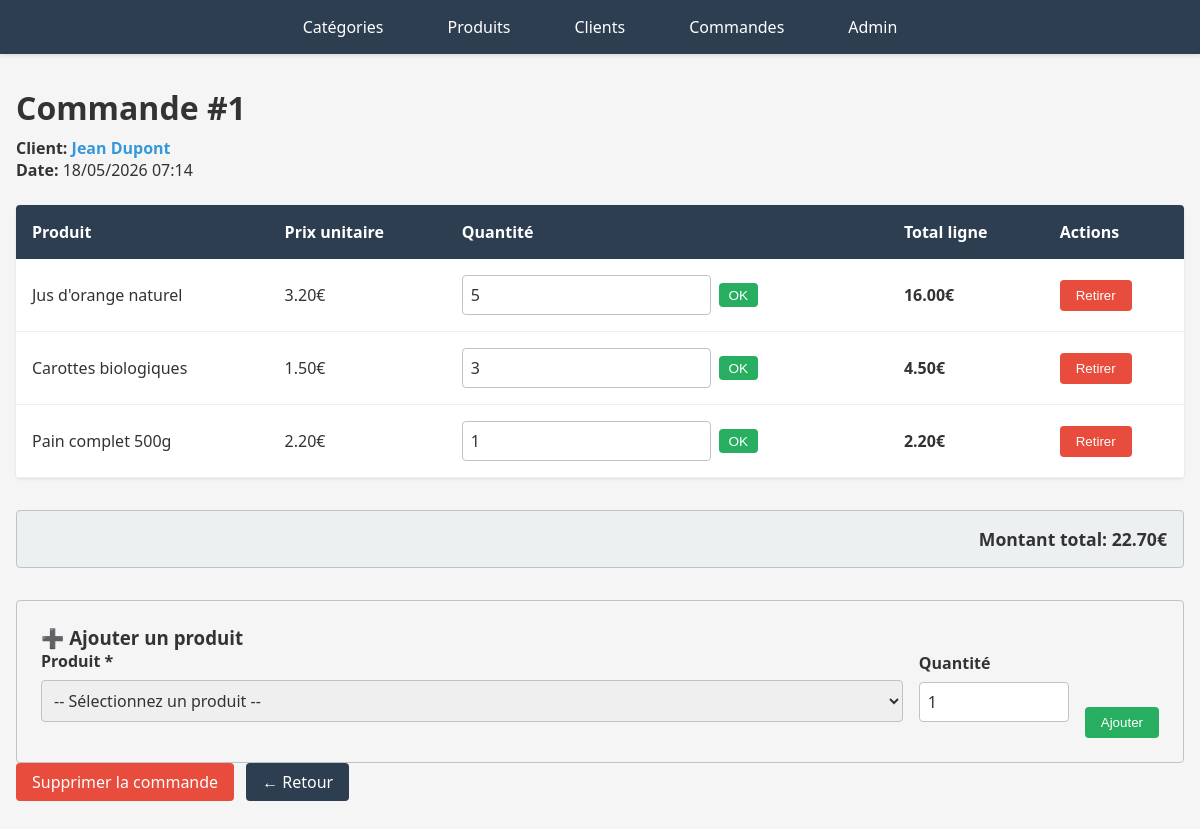
/drive/commandes/1/, run on the app's committed database.
### drive/models.py (models this page shows, shortened)
class Commande(models.Model):
    numero_commande = models.AutoField(primary_key=True)
    client = models.ForeignKey(Client, on_delete=models.CASCADE)
    date_commande = models.DateTimeField(auto_now_add=True)
    class Meta:
        db_table = 'commandes'

class Client(models.Model):
    numero_client = models.AutoField(primary_key=True)
    nom = models.CharField(max_length=100)
    prenom = models.CharField(max_length=100)
    date_inscription = models.DateField()
    adresse = models.TextField()
    class Meta:
        db_table = 'clients'

class LigneCommande(models.Model):
    commande = models.ForeignKey(Commande, on_delete=models.CASCADE)
    produit = models.ForeignKey(Produit, on_delete=models.CASCADE)
    quantite = models.IntegerField(validators=[MinValueValidator(1)])
    class Meta:
        db_table = 'lignes_commande'
    def get_total(self):
        return self.produit.prix * self.quantite

class Produit(models.Model):
    nom = models.CharField(max_length=150)
    date_peremption = models.DateField(blank=True, null=True)
    photo = models.CharField(max_length=255, blank=True)
    marque = models.CharField(max_length=100, blank=True)
    prix = models.DecimalField(max_digits=10, decimal_places=2, validators=[MinValueValidator(0)])
    categorie = models.ForeignKey(Categorie, on_delete=models.CASCADE)
    class Meta:
        db_table = 'produits'

### drive/views.py (the view)
# urls.py: path('commandes/<int:numero_commande>/', views.commande_detail, name='commande_detail'),
def commande_detail(request, numero_commande):
    commande = get_object_or_404(Commande, numero_commande=numero_commande)
    lignes = LigneCommande.objects.filter(commande=commande).select_related('produit')
    total = sum(ligne.get_total() for ligne in lignes)
    context = {
        'commande': commande,
        'lignes': lignes,
        'produits': Produit.objects.all(),
        'total': total
    }
    return render(request, 'drive/commande/detail.html', context)

### drive/templates/drive/commande/detail.html (shortened to what this page needs)
{% extends 'drive/base.html' %}
{% block content %}
<div class="header">
    <h1>Commande #{{ commande.numero_commande }}</h1>
    <p>
        <strong>Client:</strong>
        <a href="{% url 'client_detail' commande.client.numero_client %}" class="link">
            {{ commande.client.prenom }} {{ commande.client.nom }}
        </a>
    </p>
    <p><strong>Date:</strong> {{ commande.date_commande|date:"d/m/Y H:i" }}</p>
</div>
{% if lignes %}
<table class="table">
    <thead>
        <tr>
            <th>Produit</th>
            <th>Prix unitaire</th>
            <th>Quantité</th>
            <th>Total ligne</th>
            <th>Actions</th>
        </tr>
    </thead>
    <tbody>
        {% for ligne in lignes %}
        <tr>
            <td>{{ ligne.produit.nom }}</td>
            <td>{{ ligne.produit.prix|floatformat:2 }}€</td>
            <td>
                <form method="POST" action="{% url 'commande_update_produit' commande.numero_commande ligne.id %}" class="inline-form">
                    <input type="number" name="quantite" value="{{ ligne.quantite }}" min="1" class="inline-input">
                    <button type="submit" class="icon-btn">OK</button>
                </form>
            </td>
            <td><strong>{{ ligne.get_total|floatformat:2 }}€</strong></td>
            <td>
                <form method="POST" action="{% url 'commande_delete_produit' commande.numero_commande ligne.id %}">
                    <button type="submit" class="btn btn-danger">Retirer</button>
                </form>
            </td>
        </tr>
        {% endfor %}
    </tbody>
</table>
<div class="total-box"><strong>Montant total: {{ total|floatformat:2 }}€</strong></div>
{% else %}
<div class="empty"><p>Aucun produit dans cette commande.</p></div>
{% endif %}
<div class="panel">
    <h3>➕ Ajouter un produit</h3>
    <form method="POST" action="{% url 'commande_add_produit' commande.numero_commande %}" class="form-row">
        <div class="form-group" style="flex: 2;">
            <label for="produit_id">Produit *</label>
            <select id="produit_id" name="produit_id" required>
                <option value="">-- Sélectionnez un produit --</option>
            </select>
        </div>
        <div class="form-group form-group-small">
            <label for="quantite">Quantité</label>
            <input type="number" id="quantite" name="quantite" value="1" min="1" required>
        </div>
        <button type="submit" class="btn btn-success">Ajouter</button>
    </form>
</div>
<div class="header-actions">
    <a href="{% url 'commande_delete' commande.numero_commande %}" class="btn btn-danger">Supprimer la commande</a>
    <a href="{% url 'commande_list' %}" class="btn">← Retour</a>
</div>
{% endblock %}

### drive/static/drive/style.css (style rules this page uses)
:root { --releve-principale: #2c3e50; --releve-fond-titre-ue: #34495e; --releve-fond-titre-res: #3498db; --releve-fond-titre-sae: #9b59b6; --releve-secondaire: #3498db; --releve-surlignage: #ecf0f1; --accent: #27ae60; --accent-contenu: white; --contenu: #333; --fond-clair: white; --gris-estompe: #bdc3c7; --gris: #95a5a6; --fond: #f5f5f5; --secondaire-contenu: white; }
* { margin: 0; padding: 0; box-sizing: border-box; }
body { font-family: "Segoe UI", Tahoma, Geneva, Verdana, sans-serif; background-color: var(--fond); color: var(--contenu); }
.header { margin-bottom: 1.5rem; }
.header h1 { font-size: 2rem; margin-bottom: 0.5rem; }
.header-actions { display: flex; gap: 0.75rem; margin-bottom: 1.5rem; flex-wrap: wrap; }
.btn { display: inline-block; padding: 0.5rem 1rem; background-color: var(--releve-principale); color: white; text-decoration: none; border-radius: 4px; border: none; cursor: pointer; transition: all 0.2s ease; }
.btn-danger { background-color: #e74c3c; }
.btn-success { background-color: var(--accent); }
.table { width: 100%; border-collapse: collapse; background-color: var(--fond-clair); box-shadow: 0 1px 3px rgba(0,0,0,0.1); margin-bottom: 2rem; border-radius: 4px; overflow: hidden; }
.table th { background-color: var(--releve-principale); color: white; padding: 1rem; text-align: left; font-weight: bold; }
.table td { padding: 1rem; border-bottom: 1px solid #ecf0f1; }
.form-row { display: flex; gap: 1rem; align-items: flex-end; flex-wrap: wrap; }
.form-row .form-group { flex: 1; min-width: 150px; }
.form-group-small { max-width: 150px; }
.form-group { margin-bottom: 1rem; }
label { display: block; margin-bottom: 0.5rem; font-weight: bold; color: var(--contenu); }
input[type="text"], input[type="number"], input[type="email"], input[type="date"], input[type="datetime-local"], select, textarea { width: 100%; padding: 0.5rem; border: 1px solid var(--gris-estompe); border-radius: 4px; font-family: inherit; font-size: 1rem; color: var(--contenu); }
.link { color: var(--releve-secondaire); text-decoration: none; font-weight: bold; }
.total-box { text-align: right; margin: 2rem 0; font-size: 1.1rem; padding: 1rem; background-color: var(--releve-surlignage); border-radius: 4px; border: 1px solid var(--gris-estompe); font-weight: bold; }
.panel { background-color: var(--fond); padding: 1.5rem; border-radius: 4px; margin-top: 2rem; border: 1px solid var(--gris-estompe); }
.inline-form { display: inline-flex; gap: 0.5rem; align-items: center; }
.inline-input { width: 70px; padding: 0.3rem; border: 1px solid var(--gris-estompe); border-radius: 4px; }
.icon-btn { padding: 0.3rem 0.6rem; background-color: var(--accent); color: white; border: none; border-radius: 4px; cursor: pointer; font-size: 0.85rem; transition: background-color 0.2s ease; }

### data on the page
Commande: numero_commande "1", client.prenom "Jean", client.nom "Dupont", date_commande "18/05/2026 07:14"
LigneCommande: produit.nom "Jus d'orange naturel", produit.prix "3.20", quantite "5", get_total "16.00"
LigneCommande: produit.nom "Carottes biologiques", produit.prix "1.50", quantite "3", get_total "4.50"
LigneCommande: produit.nom "Pain complet 500g", produit.prix "2.20", quantite "1", get_total "2.20"

### other printed values
{{ total|floatformat:2 }} "22.70"
